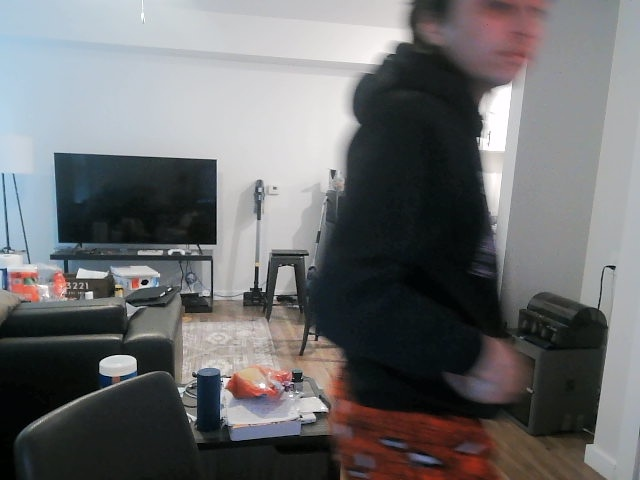
#> input picture alert_142937_id1.jpg, 640 x 480 px, given in place of the camera
$ python 02_CV_Motion_Detect.py
#> lines starting #> are read from the running program, lines starting #| are printed output that depends on the picture; after the words box and inside, x2 and y2 are one past the last pixel; in counts of white or black regions, pixels touching at a corner belong together
from __future__ import print_function
import cv2 as cv
import argparse

parser = argparse.ArgumentParser(description='This program shows how to use background subtraction methods provided by \
                                              OpenCV. You can process both videos and images.')
parser.add_argument('--algo', type=str, help='Background subtraction method (KNN, MOG2).', default='MOG2')
args = parser.parse_args()

if args.algo == 'MOG2':
    backSub = cv.createBackgroundSubtractorMOG2()
else:
    backSub = cv.createBackgroundSubtractorKNN()

capture = cv.VideoCapture(0)
if not capture.isOpened():
    print('Unable to open: ' + args.input)
    exit(0)

while True:
    ret, frame = capture.read()
#> frame is the input picture: shape (480, 640, 3); mean B, G, R 110.3, 108.9, 108.3
    if frame is None:
        break

    fgMask = backSub.apply(frame)
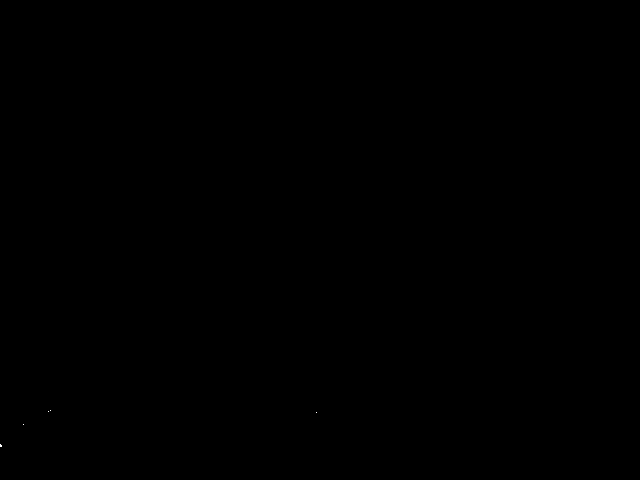
#> fgMask: shape (480, 640); values 127 (black) and 255 (white), 0% white in thin lines or dots, all inside (x1, y1, x2, y2) = (0, 410, 317, 447)

    # 1. clean the mask: drop shadows (gray 127), remove speckle noise
    _, mask = cv.threshold(fgMask, 200, 255, cv.THRESH_BINARY)
    mask = cv.morphologyEx(mask, cv.MORPH_OPEN, None, iterations=2)
#> mask: shape (480, 640); every value is 0
    mask = cv.dilate(mask, None, iterations=3)  # merge nearby blobs

    # 2. find each moving blob
    contours, _ = cv.findContours(mask, cv.RETR_EXTERNAL, cv.CHAIN_APPROX_SIMPLE)
#> contours = []

    # 3. draw a box around each one that's big enough
    for c in contours:
        if cv.contourArea(c) < 500:   # ignore tiny noise; raise/lower to tune
            continue
        x, y, w, h = cv.boundingRect(c)
        cv.rectangle(frame, (x, y), (x + w, y + h), (0, 255, 0), 2)
#> this loop made 0 passes

    cv.rectangle(frame, (10, 2), (100, 20), (255, 255, 255), -1)
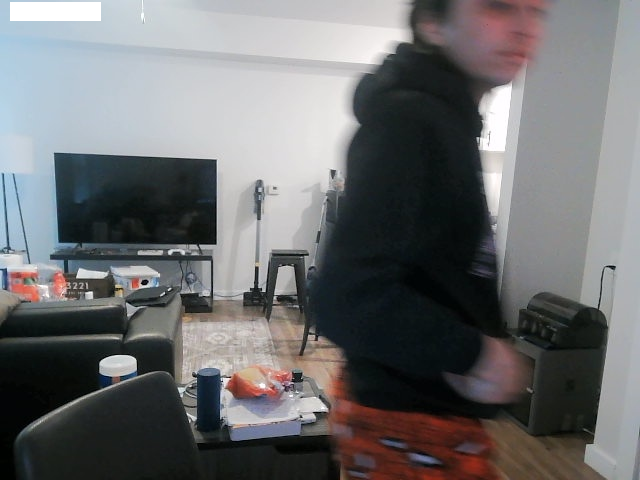
#> frame: shape (480, 640, 3); 0.56% of pixels changed, all inside (x1, y1, x2, y2) = (10, 2, 101, 21)
    cv.putText(frame, str(capture.get(cv.CAP_PROP_POS_FRAMES)), (15, 15),
               cv.FONT_HERSHEY_SIMPLEX, 0.5, (0, 0, 0))
#> frame: shape (480, 640, 3); 0.02% of pixels changed, all inside (x1, y1, x2, y2) = (17, 5, 40, 16)

    cv.imshow('Frame', frame)
    cv.imshow('FG Mask', fgMask)

    keyboard = cv.waitKey(30)
#> (key Esc is pressed here)
    if keyboard == 'q' or keyboard == 27:
        break

$ run again, on alert_142951_id2.jpg
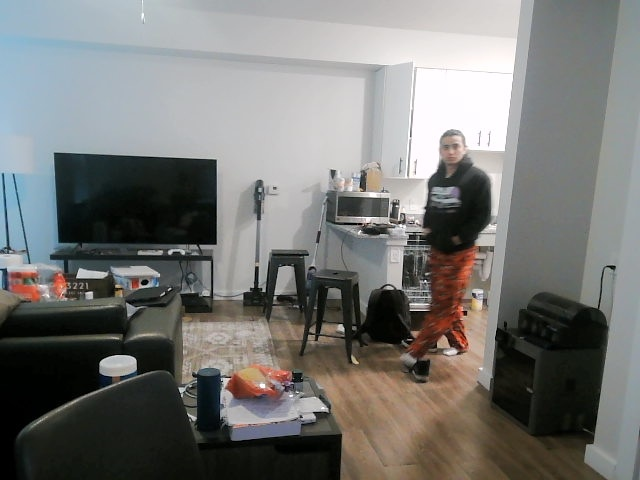
#> input picture alert_142951_id2.jpg, 640 x 480 px, given in place of the camera
#> frame is the input picture: shape (480, 640, 3); mean B, G, R 116.7, 119.2, 119
#> `fgMask = backSub.apply(frame)`:
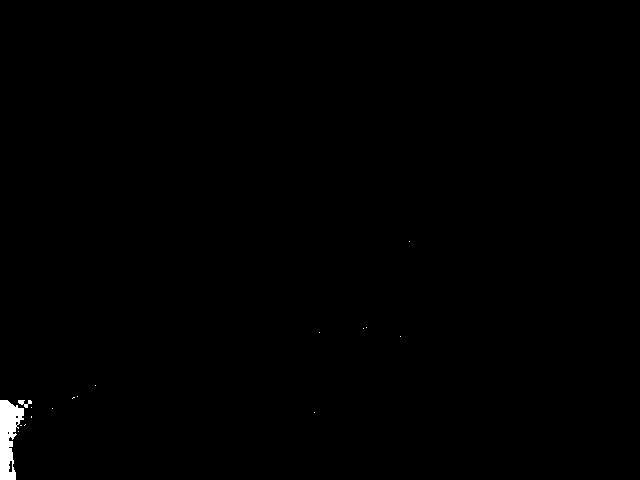
#> fgMask: shape (480, 640); values 127 (black) and 255 (white), 0.42% white; 17 white regions (15 under 20 px), largest, box (x1, y1, x2, y2) and area: (0, 400, 24, 480) 1216, (18, 400, 32, 408) 56
#> contours = 1 contour; box (x1, y1, x2, y2) and area: (0, 397, 27, 480) 1415
#> the loop `for c in contours:` made 1 pass
#> (x, y, w, h) on pass 1: (0, 397, 27, 83)
#> `cv.rectangle(frame, (10, 2), (100, 20), (255, 255, 255), -1)`:
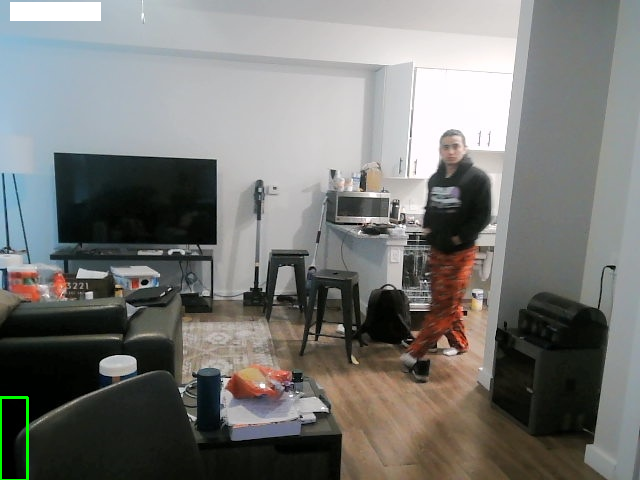
#> frame: shape (480, 640, 3); mean B, G, R 117, 120, 119.5

$ run again, on alert_144547_id4.jpg
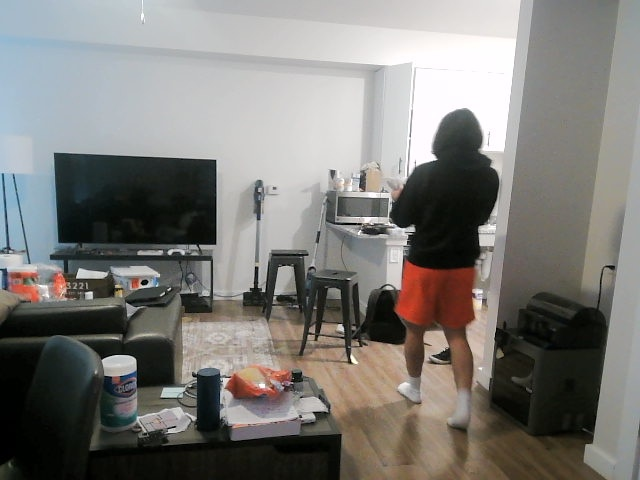
#> input picture alert_144547_id4.jpg, 640 x 480 px, given in place of the camera
#> frame is the input picture: shape (480, 640, 3); mean B, G, R 119.8, 123.5, 125.2
#> fgMask: shape (480, 640); values 127 (black) and 255 (white), 0.15% white; 22 white regions (21 under 20 px), largest, box (x1, y1, x2, y2) and area: (0, 420, 16, 454) 408
#> contours = 1 contour; box (x1, y1, x2, y2) and area: (0, 417, 19, 455) 528
#> the loop `for c in contours:` made 1 pass
#> (x, y, w, h) on pass 1: (0, 417, 19, 38)
#> after the loop `for c in contours:`:
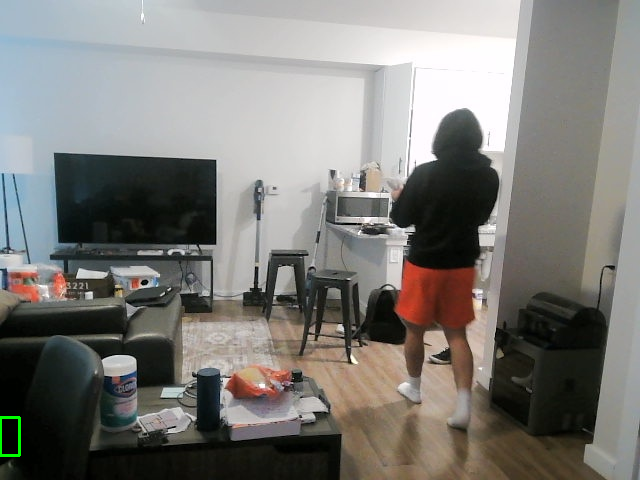
#> frame: shape (480, 640, 3); 0.1% of pixels changed, all inside (x1, y1, x2, y2) = (0, 416, 21, 457)
#> `cv.rectangle(frame, (10, 2), (100, 20), (255, 255, 255), -1)`:
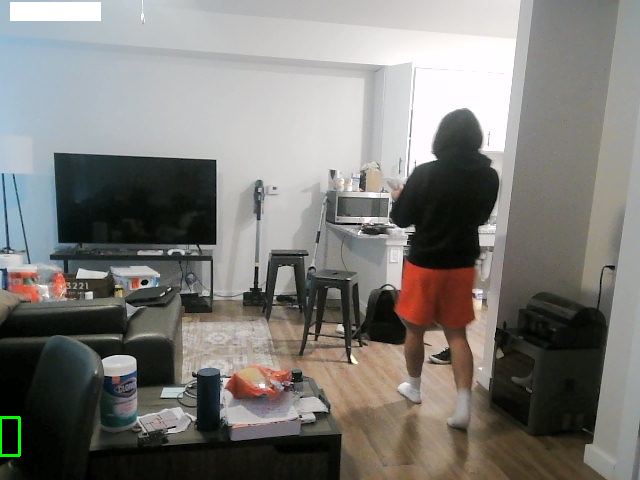
#> frame: shape (480, 640, 3); 0.56% of pixels changed, all inside (x1, y1, x2, y2) = (10, 2, 101, 21)
